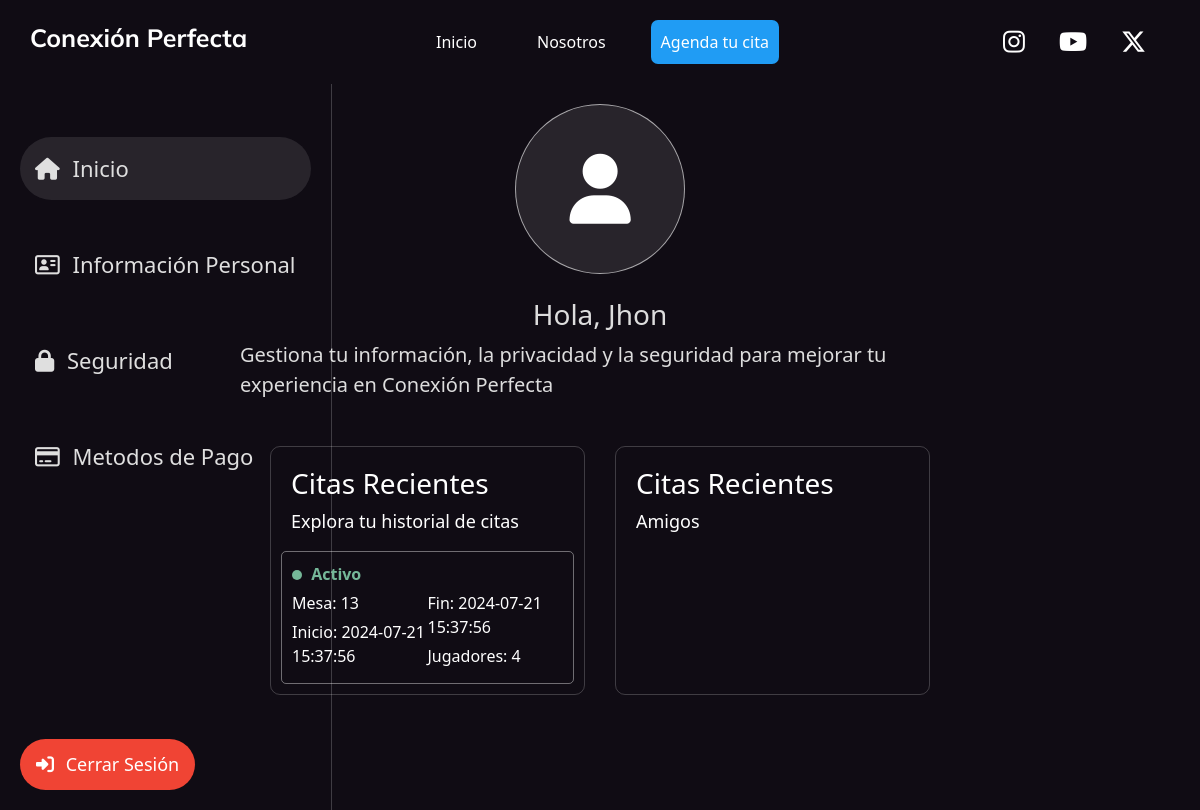
Page /View/html/account.php (signed in) on the committed database.
### tables this page shows
CREATE TABLE `citas` (
  `CitaID` int(11) NOT NULL,
  `UserID` int(11) DEFAULT NULL,
  `MesaID` int(11) DEFAULT NULL,
  `FechaHoraInicio` datetime NOT NULL,
  `FechaHoraFin` datetime NOT NULL,
  `Estado` enum('Pendiente','Confirmada','Cancelada') NOT NULL,
  `CantidadJugadores` int(11) DEFAULT 1
);

### View/html/account.php (the view, shortened to what this page needs)
<?php
$userID = $_SESSION['user_id'];
$conexion = new conectar();
$conn = $conexion->conectarse();
try {
    $stmt = $conn->prepare("SELECT * FROM citas WHERE UserID = ? ORDER BY FechaHoraInicio DESC LIMIT 3");
    $stmt->bindParam(1, $userID, PDO::PARAM_INT);
    $stmt->execute();
    if ($stmt->rowCount() > 0) {
        $citas = $stmt->fetchAll(PDO::FETCH_ASSOC);
    } else {
        $citas = [];
    }
} catch (PDOException $e) {
    echo "Error: " . $e->getMessage();
}
?>
<!DOCTYPE html>
<html lang="es">
<head>
    <link rel="stylesheet" href="../css/style_account.css">
    <link rel="stylesheet" href="https://cdnjs.cloudflare.com/ajax/libs/font-awesome/6.5.2/css/all.min.css">
    <link href="https://cdn.jsdelivr.net/npm/bootstrap@5.3.3/dist/css/bootstrap.min.css" rel="stylesheet">
</head>
<body>
    <header class="header">
        <nav class="navegation">
            <h2 class="logo">Conexión Perfecta</h2>
            <div class="info">
                <a class="in in1" href="../../index.php">Inicio</a>
                <a class="in in2" href="#">Nosotros</a>
                <a class="in in3" href="agendar.php">Agenda tu cita</a>
            </div>
            <div class="social">
                <a href="https://www.instagram.com/juan.no.15/" target="_blank" class="hover:underline me-4 md:me-6"><i class="fa-brands fa-instagram"></i></a>
                <a href="http://www.youtube.com/@juandavidmalaverorganista8132" target="_blank" class="hover:underline me-4 md:me-6"><i class="fa-brands fa-youtube"></i></a>
                <a href="https://twitter.com/JUANDAVIDMALA12" target="_blank" class="hover:underline me-4 md:me-6"><i class="fa-brands fa-x-twitter"></i></a>
            </div>
        </nav>
    </header>
    <div class="principal">
        <div class="menulateral">
            <div class="informacionusu">
                <a href="" class="redcos1 redcos">
                    <div class="cosi1 cos"><i class="fa-solid fa-house recurs"></i> Inicio</div>
                </a>
                <a href="update.php" class="redcos2 redcos">
                    <div class="cosi2 cos"><i class="fa-regular fa-address-card recurs"></i> Información Personal</div>
                </a>
                <a href="security.php" class="redcos3 redcos">
                    <div class="cosi3 cos"><i class="fa-solid fa-lock recurs"></i> Seguridad</div>
                </a>
                <a href="" class="redcos4 redcos">
                    <div class="cosi4 cos"><i class="fa-regular fa-credit-card recurs"></i> Metodos de Pago</div>
                </a>
            </div>
            <div class="infoxi">
                <a href="../../Controller/logout.php" class="logout"><div><i class="fa-solid fa-right-to-bracket recurs"></i> Cerrar Sesión</div></a>
            </div>
        </div>
        <div class="contenidousu">
            <div class="imgusu">
                <div class="fotoprin2">
                    <i class="fa-solid fa-user fotoprin"></i>
                </div>
                <br>
                <div class="usuario">
                    <?php if (isset($_SESSION['user_name'])): ?>
                        <h2 class="personac">Hola, <?php echo htmlspecialchars($_SESSION['user_name']); ?></h2>
                    <?php else: ?>
                        <h3></h3>
                    <?php endif; ?>
                </div>
                <p class="infox2">Gestiona tu información, la privacidad y la seguridad para mejorar tu experiencia en Conexión Perfecta</p>
            </div>
            <div class="contenusu2">
                <div class="upgrid">
                    <div class="citasrec">
                        <h3 class="citsrec">Citas Recientes</h3>
                        <p class="explor">Explora tu historial de citas</p>
        <div id="citas-recientes">
            <?php if (count($citas) > 0): ?>
                <?php foreach ($citas as $cita): ?>
                    <div class="cita">
                        <?php
                            $estadoClase = '';
                            $estadoTexto = '';
                            switch ($cita['Estado']) {
                                case 'Confirmada':
                                    $estadoClase = 'estado-activo';
                                    $estadoTexto = 'Activo';
                                    break;
                            }
                        ?>
                        <div class="<?php echo $estadoClase; ?>">
                            <span class="estado-punto" style="background-color: <?php echo $estadoClase === 'estado-pendiente' ? '#ffda6a' : ($estadoClase === 'estado-activo' ? '#75b798' : ($estadoClase === 'estado-cancelada' ? '#ea868f' : '#383c44')); ?>"></span>
                            <strong><?php echo $estadoTexto; ?></strong>
                        </div>
                        <div class="ordforacc">
                        <div class="ordpacc orxpac">
                        <p class="infcpac">Mesa: <?php echo $cita['MesaID']; ?></p>
                        <p class="infcpac">Inicio: <?php echo $cita['FechaHoraInicio']; ?></p>
                        </div>
                        <div class="ordpacc2 orxpac">
                        <p class="infcpac">Fin: <?php echo $cita['FechaHoraFin']; ?></p>
                        <p class="infcpac">Jugadores: <?php echo $cita['CantidadJugadores']; ?></p>
                        </div>
                        </div>
                    </div>
                <?php endforeach; ?>
            <?php else: ?>
                <p>No has tenido citas recientes.</p>
            <?php endif; ?>
        </div>
                    </div>
                    <div class="citasrec2">
                        <h3 class="citsrec">Citas Recientes</h3>
                        <p class="explor">Amigos</p>
                    </div>
                </div>
            </div>
        </div>
    </div>
</body>
</html>

### View/css/style_account.css (style rules this page uses)
body { background-color: #100c14 !important; }
.header { margin: 20px 30px 20px 30px; padding: 0; color: #fff; font-family: system-ui, -apple-system, BlinkMacSystemFont, 'Segoe UI', Roboto, Oxygen, Ubuntu, Cantarell, 'Open Sans', 'Helvetica Neue', sans-serif; }
.navegation { display: flex; align-items: center; }
.navegation .logo { flex: 0.2; font-size: 25px; font-family: "Mulish", sans-serif; font-optical-sizing: auto; font-weight: 700; font-style: normal; }
.navegation .info { flex: 0.6; display: flex; justify-content: center; align-items: center; }
.navegation .info .in { margin: 0px 30px 0px 30px; color: #fff; text-decoration: none; }
.navegation .info .in3 { background-color: #209cf4; padding: 10px; border-radius: 7px; margin: 0px 15px 0px 15px !important; }
.navegation .social { flex: 0.2; display: flex; justify-content: flex-end; }
.navegation .social a { font-size: 25px; margin: 0px 10px 0px 10px; color: #fff; text-decoration: none; }
.principal { display: flex; justify-content: center; flex-direction: row; align-items: center; width: 100%; height: 90.723vh; }
.menulateral { flex: 0.25; height: 90.723vh; border-right: 1px solid rgba(255, 255, 255, 0.2); display: flex; flex-direction: column; position: fixed; left: 0; }
.contenidousu { flex: 0.6; height: 90.723vh; display: flex; justify-content: center; align-items: center; flex-direction: column; }
.informacionusu { padding: 20px; }
.fotoprin { font-size: 70px; padding: 10px 0px 10px 10px !important; color: #fff; }
.personac { font-size: 28px; color: #dddddd; }
.infox2 { font-size: 20px; color: #dddddd; }
.fotoprin2 { border-radius: 50%; width: 170px; height: 170px; color: #dfdfdf; border: 1px solid rgba(255, 255, 255, 0.6); background-color: rgba(255, 255, 255, 0.1); display: flex; justify-content: center; align-items: center; padding: 20px; }
.logout { justify-content: flex-end; }
.infoxi { bottom: 0; height: auto; position: fixed; top: auto; z-index: 2; display: flex; justify-content: center; align-items: center; padding: 20px; }
.imgusu { display: flex; justify-content: center; align-items: center; flex-direction: column; flex: 0.2; width: 100%; padding-top: 20px; }
.contenusu2 { flex: 0.8; width: 100%; display: flex; flex-direction: column }
.upgrid { flex: 0.5; width: 100%; display: flex; flex-direction: row; }
.logout { background-color: #f04434; padding: 12px 16px 12px 16px; font-size: 18px; text-decoration: none; color: #fff; border-radius: 50px; }
.citasrec { flex: 0.5; width: 100%; border: 1px solid rgba(255, 255, 255, 0.2); margin: 30px 15px 15px 30px; border-radius: 10px; }
.citasrec2 { flex: 0.5; width: 100%; border: 1px solid rgba(255, 255, 255, 0.2); margin: 30px 30px 15px 15px; border-radius: 10px; }
.citsrec { color: #fff; padding: 20px 0 0 20px; }
.explor { padding-left: 20px; color: #fff; font-size: 18px; }
.redcos { font-size: 22px; color: #dfdfdf; text-decoration: none; padding: 1px; }
.cos { padding: 15px; border-radius: 50px; transition: .2s; }
.cosi1 { background-color: rgba(255, 255, 255, 0.1); }
.recurs { padding-right: 7px; }
.fa-user { padding-right: 10px !important; }
.cita { padding: 10px; margin: 10px; border: 1px solid rgba(255, 255, 255, 0.4); border-radius: 5px; color: #fff; display: flex; justify-content: center; flex-direction: column; }
.estado-activo { color: #75b798; }
.estado-punto { display: inline-block; width: 10px; height: 10px; border-radius: 50%; margin-right: 5px; }
.infcpac { margin: 5px 0px 5px 0px !important; }
.ordforacc { display: flex; flex-direction: row; }
.ordpacc { flex: 0.5; }
.ordpacc2 { flex: 0.5; }

### rows in the picture
citas: Estado "Activo", MesaID "13", FechaHoraInicio "2024-07-21 15:37:56", FechaHoraFin "2024-07-21 15:37:56", CantidadJugadores "4"

### other values in the picture
$_SESSION['user_name'] "Jhon"
